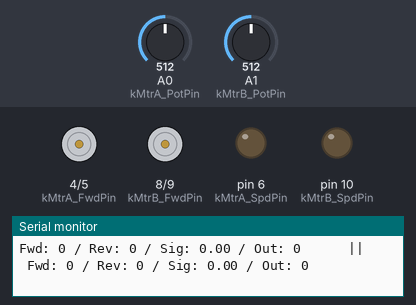
Recording of a sketch running on a simulated Arduino Uno, built with avr-gcc and run on an emulated ATmega328P. Shown: motor-driver pin pairs drawn as motors (green arrow = first pin HIGH = forward, orange = second pin HIGH = backward, longer = more drive), output pins drawn as LEDs (lit = HIGH), the last lines printed to the serial monitor. Inputs (shaded band) come from the test bench; at power-on: A0 (kMtrA_PotPin) = 512, A1 (kMtrB_PotPin) = 512.

Above: at 3.2 s.
3.3 s: A0 (kMtrA_PotPin) set to 554
4.8 s: A0 (kMtrA_PotPin) set to 575
At 5.8 s:
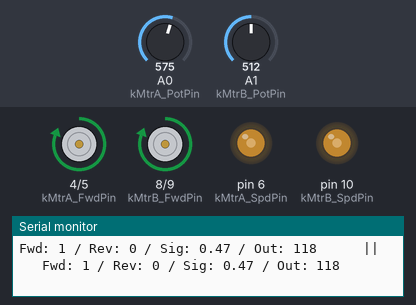
6.6 s: A1 (kMtrB_PotPin) set to 833
At 7.4 s:
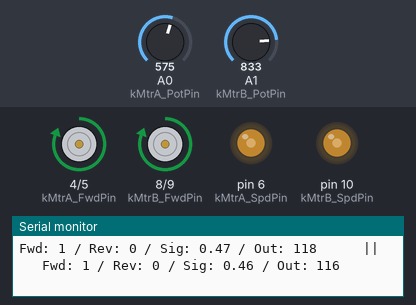
8.1 s: A1 (kMtrB_PotPin) set to 865
At 9.0 s:
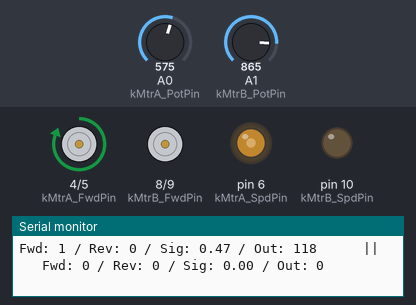
9.6 s: A0 (kMtrA_PotPin) set to 716
At 10.5 s:
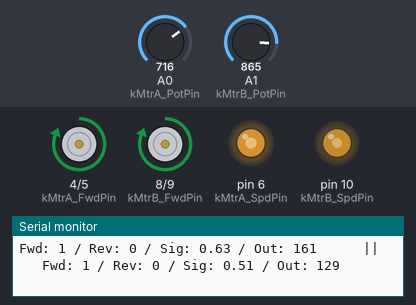
11.2 s: A1 (kMtrB_PotPin) set to 900
At 12.1 s:
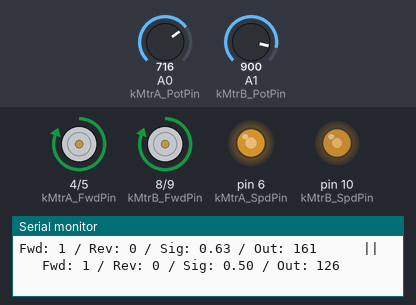
Timing chart, 0 to 13.7 s (numbered marks = the images above; inputs shaded):
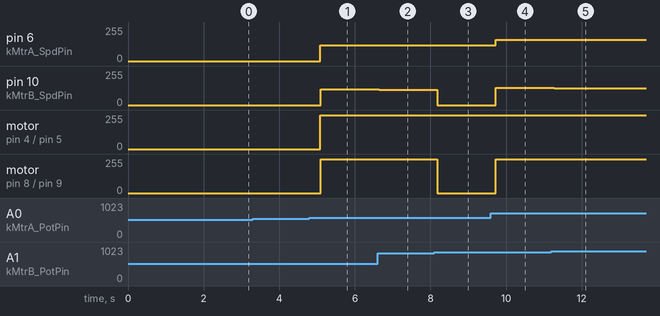

The sketch:

DiffModule05.ino
```cpp
/*
 * Author: Jim Hofmann
 * History
 * 2022/06/03 Rev: 0.1 - Test motors and interaction using pots.
 * 2022/06/03 Rev: 0.2 - Start isolating code modules
 * 2022/06/05 Rev: 0.3 - Move modules to classes
 * 2022/06/07 Rev: 0.4 - Rescale pots to +/- 1.0.  PotA is speed (Y) & potB is rotation (X).
 * <p>                   Motor takes +/- 1.0.  MtrA<=Spd+rot+corr, mtrB<=Spd - Rot - Corr.
 * <p>                   Move minInput & minSig to MotorControl
 * 2022/06/13 Rev: 0.4a - Move inDB back to pot.  Motor scales 0.0+ - 1.0 to minOut to 1.0.
 * 2022/06/23 Rev. 0.5 - Add Swerve calcs to calculate commands, move & rotate.  Convert to motor commands.
 *
 * This is to test the differential swerve module motors and interaction.
 * It is 3d printed and mechanically not tight but good for demo purposes.
 * I am running 2 TT motors (3 - 6 VDC) thru a L298N motor(s) controller.  PS is a buck convertor set at 7.2 vdc.
 * With 7.2 volts applied to the controller the motors need 3.2 VDC to move.  This is 125 pwm signal and max's at 255.
 * To reverse the motor requires reversing the signals at In1 & In2, Fwd & Rev.
 * I am using 2 pots to control the motors.  The pot read 0 - 1023 counts.  I scale this -511 to +512.
 * I then apply 10% deadband +/-50 counts around the zero reading.  I then scale this to a pwm signal from minimum
 * pwm, 25, to move the motor, 3 vdc to 255, 6 vdc.
 */
// Include files & classes
#include "Constants.h"		//Includes pin assignments
#include "ScalePot.h"		//Read pot and scale
#include "MotorControl.h"	//Issue motor commands
#include "SwerveCalc.h"		//Calc Motor A & B Speeds

// Variables
double mtrs_Spd = 0.0;	//Motors Speed +/-1.0
double mtrs_Cor = 0.0;	//Coorection to be added to A and subtracted from B to equalize at 0 turn
double mtrs_Trn = 0.0;	//Turn ratio.  Simple mult. complement by Spd and add to ASpd and minus BSpd.
bool prtDiag = true;
double * ptrMtrCmds;		//Pointer to a swerve motor cmds.
// Objects
ScalePot potA = ScalePot(kMtrA_PotPin);	//Potentiometer scaled +/-1.0 w/DB (default 0.10).
ScalePot potB = ScalePot(kMtrB_PotPin, 0.05);	//Potentiometer scaled +/-1.0 w/DB (default 0.10).
SwerveCalc rfSwerveMod = SwerveCalc();			//Swerve calcs for a swerve module
MotorControl mtrA = MotorControl(kMtrA_FwdPin, kMtrA_RevPin, kMtrA_SpdPin, 0.45);	//Motor A controller
MotorControl mtrB = MotorControl(kMtrB_FwdPin, kMtrB_RevPin, kMtrB_SpdPin, 0.45);	//Motor B controller

void setup()
{
	// put your setup code here, to run once:
	Serial.begin(57600);
	Serial.println("Hello!");

	// ScalePot::prtDiag = prtDiag;
	MotorControl::prtDiag = prtDiag;
	SwerveCalc::prtDiag = prtDiag;
	delay(2000);

}

void loop()
{
	// put your main code here, to run repeatedly:
	//Read and scale the pot, direction & speed.
	mtrs_Spd = potA.readPot();
	if(potA.prtDiag) Serial.print(" \t");
	mtrs_Trn = potB.readPot();
	if(potB.prtDiag) Serial.println();
	//Use Speed & turn to calculate motor power cmds.
	ptrMtrCmds = rfSwerveMod.update(mtrs_Spd, mtrs_Trn);
    if(rfSwerveMod.prtDiag) Serial.println();

	//=================== Motor A =========================
	mtrA.cmdMotor(ptrMtrCmds[0]);
    if(mtrA.prtDiag) Serial.print("  \t\t||\t  ");

	//=================== Motor B =========================
	//Read and scale the pot then issue motor cmds.  Direction & speed.
	mtrB.cmdMotor(ptrMtrCmds[1]);

    if(prtDiag) Serial.println("\n");
	delay(500);
}
```

Constants.h
```cpp
#ifndef Constants_h
#define Constants_h

const uint8_t kMtrA_FwdPin = 4; // Motor A Fwd pin assignments
const uint8_t kMtrA_RevPin = 5;	// Motor A Rev pin assignments
const uint8_t kMtrA_SpdPin = 6;	// Motor A Spd pin assignments
const uint8_t kMtrA_PotPin = A0;// Motor A Pot pin assignments

const uint8_t kMtrB_FwdPin = 8; // Motor B Fwd pin assignments
const uint8_t kMtrB_RevPin = 9; // Motor B Rev pin assignments
const uint8_t kMtrB_SpdPin = 10;// Motor B Spd pin assignments
const uint8_t kMtrB_PotPin = A1;// Motor B Pot pin assignments

#endif
```

MotorControl.cpp
```cpp
#include "MotorControl.h"

/**
 * @brief Control a motor.
 *
 * @param _fwdPin assigned pin for forward cmd
 * @param _revPin assigned pin for reverse cmd
 * @param _sigPin assigned pin for speed signal cmd
 * @param _sigMin min motor signal returned if not in DB.
 */
MotorControl::MotorControl(int _fwdPin, int _revPin, int _sigPin, double _minSig){
    fwdPin = _fwdPin;
    revPin = _revPin;
    sigPin = _sigPin;
	minSig = _minSig;

	pinMode(fwdPin, OUTPUT); 	// Define DIO type
	pinMode(revPin, OUTPUT);
	pinMode(sigPin, OUTPUT);	//PWM

}

bool MotorControl::prtDiag = false;	 // Print diagnostics

/**
 * @brief Sets direction and speed of motor.
 *
 * @param cmdIn signed speed signal (+/-1.0) to be issued.
 */
void MotorControl::cmdMotor(double cmdIn){
  	// Controlling spin direction of motors:
	if (abs(cmdIn) > 0.01)
	{	// ---- GT. 0.0 ----
		bool tmpB = cmdIn > 0;
		digitalWrite(fwdPin, tmpB);
		digitalWrite(revPin, !tmpB);
		cmdIn = minSig + (abs(cmdIn) * (1.0 - minSig));
	}
	else
	{ // ---- EQ. 0.0 ----
		cmdIn = 0.0;
		digitalWrite(fwdPin, LOW);
		digitalWrite(revPin, LOW);
	}

	// Controlling speed (0 = off and 255 = max speed):
	analogWrite(sigPin, abs(cmdIn * 255)); // ENA pin

	if(prtDiag){
		Serial.print("Fwd: ");
		Serial.print(digitalRead(fwdPin));
		Serial.print(" / Rev: ");
		Serial.print(digitalRead(revPin));
		Serial.print(" / Sig: ");
		Serial.print(cmdIn);
		Serial.print(" / Out: ");
		Serial.print(int(cmdIn * 255));
	}
}
```

MotorControl.h
```cpp
#ifndef MotorControl_h
#define MotorControl_h

#include "Arduino.h"

#define OFF 0
#define FWD 1
#define Rev -1
/**
 * @brief Control a motor.
 *
 * @param _fwdPin assigned pin for forward cmd
 * @param _revPin assigned pin for reverse cmd
 * @param _sigPin assigned pin for speed signal cmd
 * @param _sigMin - min motor signal returned if not in DB.
 *
 */
class MotorControl
{
  public:
    MotorControl(int, int, int, double);
    void cmdMotor(double);
    static bool prtDiag;
  private:
    int fwdPin;
    int revPin;
    int sigPin;
    double minSig;
};

#endif
```

ScalePot.cpp
```cpp
#include "ScalePot.h"

/**
 * @brief Read potentiometer, apply +/-DB around center (0.0)
 * and scale from DB -1.0 to 0.0 - 1.0.
 *
 * @param _potPin analog pin (A0 - A5) to read
 * @param _inDB   deadband for anaIn signal (0.0 - 1.0), returns 0.
 * @return Signed signal (+/- 1.0)
 */
ScalePot::ScalePot(int _potPin, double _potDB)
{
	potPin = _potPin;
	potDB = _potDB;
}

bool ScalePot::prtDiag = false;	 // Print diagnostics

/**
 * @brief Read the pot value, apply a DB then scale 0 - 1024 to +/- 1.0.
 *
 * @return Sign scaled signal.
 */
double ScalePot::readPot() {
	//=================== Motor X =========================
	double pot_Sig = (analogRead(potPin)/511.0)  - 1.0;	// rescale from 0 - 1023 to -1.0 - +1.0
	pot_Sig = abs(pot_Sig) < potDB ? 0.0 : constrain(pot_Sig, -1.0, 1.0);
	pot_Sig = (abs(pot_Sig) - potDB) / (1.0 - potDB) * ((pot_Sig > 0.0) - (pot_Sig < 0.0));
	if(prtDiag){
		Serial.print("Pin:"); Serial.print(potPin); Serial.print(" = ");
		Serial.print(analogRead(potPin)); Serial.print(" => "); Serial.print(pot_Sig);	//Troubleshooting
		Serial.print("\tDB: "); Serial.print(potDB);
	}
	return pot_Sig;
}
```

ScalePot.h
```cpp
#ifndef ScalePot_h
#define ScalePot_h

#include "Arduino.h"

/**
 * @brief Read potentiometer +/-1.0 (0 - 1023), apply +/-DB 0.10 (51) around center 0.0 (512)
 * and scale DB - 1.0 to 0.0 - 1.0.
 *
 * @param _potPin assigned analog pin (A0 - A5) for potentiometer read
 * @param _inDB   deadband for anaIn signal (0 - 1.0), return 0.  Default 0.10.
 */
class ScalePot
{
  public:
    ScalePot(int _potPin, double _potDB = 0.10);
    double readPot();
    static bool prtDiag;
  private:
    int potPin;   //Potentiometer pin
    double potDB; //Pot deaband, return 0.0,  Scale DB - 1.0 to 0.0 - 1.0.
};

#endif
```

SwerveCalc.cpp
```cpp
#include "SwerveCalc.h"

/**
 * @brief Take 2 pot inputs, speed & rotation (+/- 1.0), and calculate 2 commands to send to motors (+/- 1.0).
 */
SwerveCalc::SwerveCalc()
{}

bool SwerveCalc::prtDiag = false;	 // Print diagnostics

/**
 * @brief Take 2 pot inputs, speed & rotation (+/- 1.0), and calculate 2 commands to send to motors (+/- 1.0).
 *
 * @param _potInSpd potentiometer for Speed (+/- 1.0)
 * @param _potInRot potentiometer for Rotation (+/- 1.0)
 * @return Signed signal (+/- 1.0)
 */
double * SwerveCalc::update(double potInSpd, double potInRot)
{
	if(potInRot > 0.0){
		mtrCmd[0] = potInSpd;
		mtrCmd[1] = mtrCmd[0] * (1.0 - abs(potInRot));
	}else{
		mtrCmd[1] = potInSpd;
		mtrCmd[0] = mtrCmd[1] * (1.0 - abs(potInRot));
	}

	if(true){
		Serial.print("Pot Spd:"); Serial.print(potInSpd);
		Serial.print("\tPot Rot:"); Serial.print(potInRot);
		Serial.print("\t||\t");
		Serial.print("Mtr A cmd: "); Serial.print(mtrCmd[0]);
		Serial.print("\tMtr B cmd: "); Serial.print(mtrCmd[1]);
	}
	return mtrCmd;
}
```

SwerveCalc.h
```cpp
#ifndef SwerveCalc_h
#define SwerveCalc_h

#include "Arduino.h"

/**
 * @brief Take 2 pot inputs, speed & rotation (+/- 1.0), and calculate 2 commands to send to motors (+/- 1.0).
 */
class SwerveCalc
{
  public:
    SwerveCalc();
    double * update(double potInSpd, double potInRot);
    static bool prtDiag;
  private:
    double spdCmd; //Pot deaband, return 0.0,  Scale DB - 1.0 to 0.0 - 1.0.
    double rotCmd; //Pot deaband, return 0.0,  Scale DB - 1.0 to 0.0 - 1.0.
    double mtrCmd[2];  //[0] = A mtr, [1] = mtr B
};

#endif
```

Measured:
- the behaviour switches between 566 and 567 on A0 (kMtrA_PotPin) (found by bisection; images 0 and 1)
- the behaviour switches between 848 and 849 on A1 (kMtrB_PotPin) (found by bisection; images 2 and 3)
- after the input at 4.8 s, pin 6 (kMtrA_SpdPin), pin 10 (kMtrB_SpdPin): 0/255 → 118/255 after 0.29 s; motor on pin 4 (kMtrA_FwdPin) / pin 5 (kMtrA_RevPin), motor on pin 8 (kMtrB_FwdPin) / pin 9 (kMtrB_RevPin): stopped → forward 255/255 after 0.29 s
- after the input at 6.6 s, pin 10 (kMtrB_SpdPin): 118/255 → 116/255 at once
- after the input at 8.1 s, pin 10 (kMtrB_SpdPin): 116/255 → 0/255 after 0.08 s; motor on pin 8 (kMtrB_FwdPin) / pin 9 (kMtrB_RevPin): forward 255/255 → stopped after 0.08 s
- after the input at 9.6 s, pin 6 (kMtrA_SpdPin): 118/255 → 161/255 after 0.12 s; pin 10 (kMtrB_SpdPin): 0/255 → 129/255 after 0.13 s; motor on pin 8 (kMtrB_FwdPin) / pin 9 (kMtrB_RevPin): stopped → forward 255/255 after 0.13 s
- after the input at 11.2 s, pin 10 (kMtrB_SpdPin): 129/255 → 126/255 after 0.07 s
